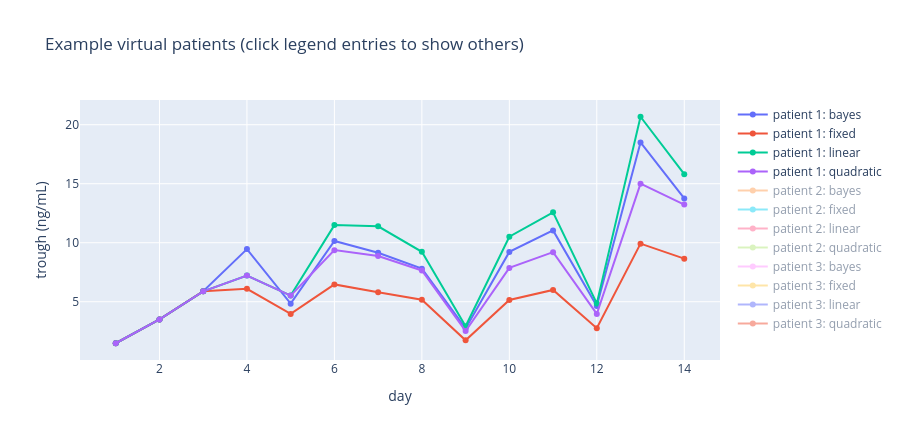

This figure's notebook cell:
### Code cell
ex = S[(S.scenario == "base") & (S.id <= 3)]
fig = go.Figure()
for (pid, r), g in ex.groupby(["id", "rule"]):
    fig.add_trace(go.Scatter(x=g.day, y=g.trough, mode="lines+markers", name=f"patient {pid}: {r}", visible=True if pid == 1 else "legendonly"))
fig.add_hrect(y0=8, y1=10, opacity=0.12, line_width=0)
fig.update_layout(xaxis_title="day", yaxis_title="trough (ng/mL)", height=440,
                  title="Example virtual patients (click legend entries to show others)")
fig

### Figure 1 — Plotly figure (JSON) as saved in the notebook; plotly's stock layout.template omitted (floating-point values rounded to 4 significant figures)
{"data": [{"mode": "lines+markers", "name": "patient 1: bayes", "type": "scatter", "visible": true, "x": [1, 2, 3, 4, 5, 6, 7, 8, 9, 10, 11, 12, 13, 14], "y": [1.483, 3.503, 5.882, 9.46, 4.836, 10.15, 9.154, 7.804, 2.741, 9.225, 11.04, 4.637, 18.5, 13.75]}, {"mode": "lines+markers", "name": "patient 1: fixed", "type": "scatter", "visible": true, "x": [1, 2, 3, 4, 5, 6, 7, 8, 9, 10, 11, 12, 13, 14], "y": [1.483, 3.503, 5.882, 6.094, 3.967, 6.467, 5.81, 5.172, 1.73, 5.146, 5.999, 2.764, 9.922, 8.651]}, {"mode": "lines+markers", "name": "patient 1: linear", "type": "scatter", "visible": true, "x": [1, 2, 3, 4, 5, 6, 7, 8, 9, 10, 11, 12, 13, 14], "y": [1.483, 3.503, 5.882, 7.216, 5.522, 11.49, 11.39, 9.229, 2.928, 10.51, 12.58, 4.861, 20.68, 15.81]}, {"mode": "lines+markers", "name": "patient 1: quadratic", "type": "scatter", "visible": true, "x": [1, 2, 3, 4, 5, 6, 7, 8, 9, 10, 11, 12, 13, 14], "y": [1.483, 3.503, 5.882, 7.216, 5.522, 9.373, 8.874, 7.651, 2.521, 7.866, 9.2, 3.97, 15.01, 13.23]}, {"mode": "lines+markers", "name": "patient 2: bayes", "type": "scatter", "visible": "legendonly", "x": [1, 2, 3, 4, 5, 6, 7, 8, 9, 10, 11, 12, 13, 14], "y": [9.762, 6.986, 9.707, 11.19, 7.589, 7.768, 7.899, 8.03, 11.11, 3.645, 10.02, 8.443, 9.281, 15.12]}, {"mode": "lines+markers", "name": "patient 2: fixed", "type": "scatter", "visible": "legendonly", "x": [1, 2, 3, 4, 5, 6, 7, 8, 9, 10, 11, 12, 13, 14], "y": [9.762, 6.986, 9.707, 11.19, 7.589, 7.768, 7.194, 7.154, 9.921, 3.171, 8.931, 7.529, 8.201, 13.42]}, {"mode": "lines+markers", "name": "patient 2: linear", "type": "scatter", "visible": "legendonly", "x": [1, 2, 3, 4, 5, 6, 7, 8, 9, 10, 11, 12, 13, 14], "y": [9.762, 6.986, 9.707, 10.13, 5.927, 8.1, 8.681, 8.924, 12.31, 3.046, 18.7, 10.93, 9.197, 13.81]}, {"mode": "lines+markers", "name": "patient 2: quadratic", "type": "scatter", "visible": "legendonly", "x": [1, 2, 3, 4, 5, 6, 7, 8, 9, 10, 11, 12, 13, 14], "y": [9.762, 6.986, 9.707, 10.13, 5.927, 7.352, 7.097, 7.13, 9.914, 3.171, 8.11, 6.672, 7.138, 11.72]}, {"mode": "lines+markers", "name": "patient 3: bayes", "type": "scatter", "visible": "legendonly", "x": [1, 2, 3, 4, 5, 6, 7, 8, 9, 10, 11, 12, 13, 14], "y": [3.513, 2.376, 8.226, 10.12, 7.855, 5.138, 7.223, 3.772, 8.697, 9.282, 12.17, 7.418, 4.187, 9.88]}, {"mode": "lines+markers", "name": "patient 3: fixed", "type": "scatter", "visible": "legendonly", "x": [1, 2, 3, 4, 5, 6, 7, 8, 9, 10, 11, 12, 13, 14], "y": [3.513, 2.376, 8.226, 7.834, 6.817, 4.342, 5.184, 2.583, 5.565, 5.77, 7.685, 4.726, 2.593, 5.895]}, {"mode": "lines+markers", "name": "patient 3: linear", "type": "scatter", "visible": "legendonly", "x": [1, 2, 3, 4, 5, 6, 7, 8, 9, 10, 11, 12, 13, 14], "y": [3.513, 2.376, 8.226, 8.291, 7.731, 5.521, 9.505, 5.468, 12.43, 11.93, 13.34, 6.465, 3.459, 10.73]}, {"mode": "lines+markers", "name": "patient 3: quadratic", "type": "scatter", "visible": "legendonly", "x": [1, 2, 3, 4, 5, 6, 7, 8, 9, 10, 11, 12, 13, 14], "y": [3.513, 2.376, 8.226, 8.291, 7.731, 4.881, 6.454, 3.253, 6.931, 7.246, 9.529, 5.821, 3.237, 7.375]}], "layout": {"height": 440, "shapes": [{"line": {"width": 0}, "opacity": 0.12, "type": "rect", "x0": 0, "x1": 1, "xref": "x domain", "y0": 8, "y1": 10, "yref": "y"}], "title": {"text": "Example virtual patients (click legend entries to show others)"}, "xaxis": {"title": {"text": "day"}}, "yaxis": {"title": {"text": "trough (ng/mL)"}}}}
